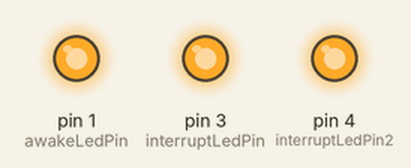
Simulated run of this sketch. Board: Arduino Uno, built with avr-gcc and run on an emulated ATmega328P. Shown: output pins drawn as LEDs (lit = HIGH).

Above: at 0.65 s.
At 4.4 s:
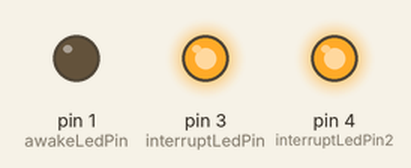
At 7.25 s:
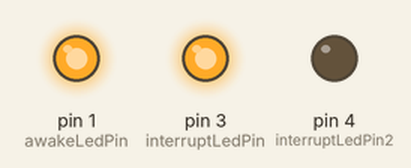
Timing chart, 0 to 8.8 s (numbered marks = the images above):
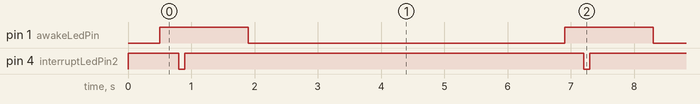

The sketch:

test_wakeup_mp3_player.ino
```cpp
#include "PinChangeInterrupt.h"

#include <avr/sleep.h>
#include <avr/interrupt.h>

const int switchPin                     = 0;
const int switchPin2                     = 2;

int awakeLedPin = 1;            // LED connected to digital pin 0. Shows when the circuit is awake
int interruptLedPin = 3;      // LED to show the action of a interrupt
int interruptLedPin2 = 4;      // LED to show the action of a interrupt

void setup() {

  pinMode(switchPin, INPUT);
  pinMode(switchPin2, INPUT);
  pinMode(awakeLedPin, OUTPUT);         // sets the digital pin as output

  pinMode(interruptLedPin, OUTPUT);   // sets the digital pin as output
  pinMode(interruptLedPin2, OUTPUT);   // sets the digital pin as output

  digitalWrite (interruptLedPin, HIGH);       // turn on the interrupt indicator LED
  digitalWrite (interruptLedPin2, HIGH);       // turn on the interrupt indicator LED
  delay(500);
} // setup


void loop() {
    digitalWrite(awakeLedPin, HIGH);      // Turn on power to mp3 player
    delay(300);
    digitalWrite(interruptLedPin2, LOW);  // Trigger sound
    delay(100);
    digitalWrite(interruptLedPin2, HIGH); // Stop trigger
    delay(1000);                          // let it play for 1 sec
    digitalWrite(awakeLedPin, LOW);       // Turn off power
    delay(5000);

}
```

Measured:
- by itself, pin 1 (awakeLedPin): alternates HIGH for 1.4 s and LOW for 5.0 s
- by itself, pin 4 (interruptLedPin2): alternates HIGH for 6.3 s and LOW for 0.10 s
- by itself, everything shown: repeats every 6.4 s, in 4 steps
